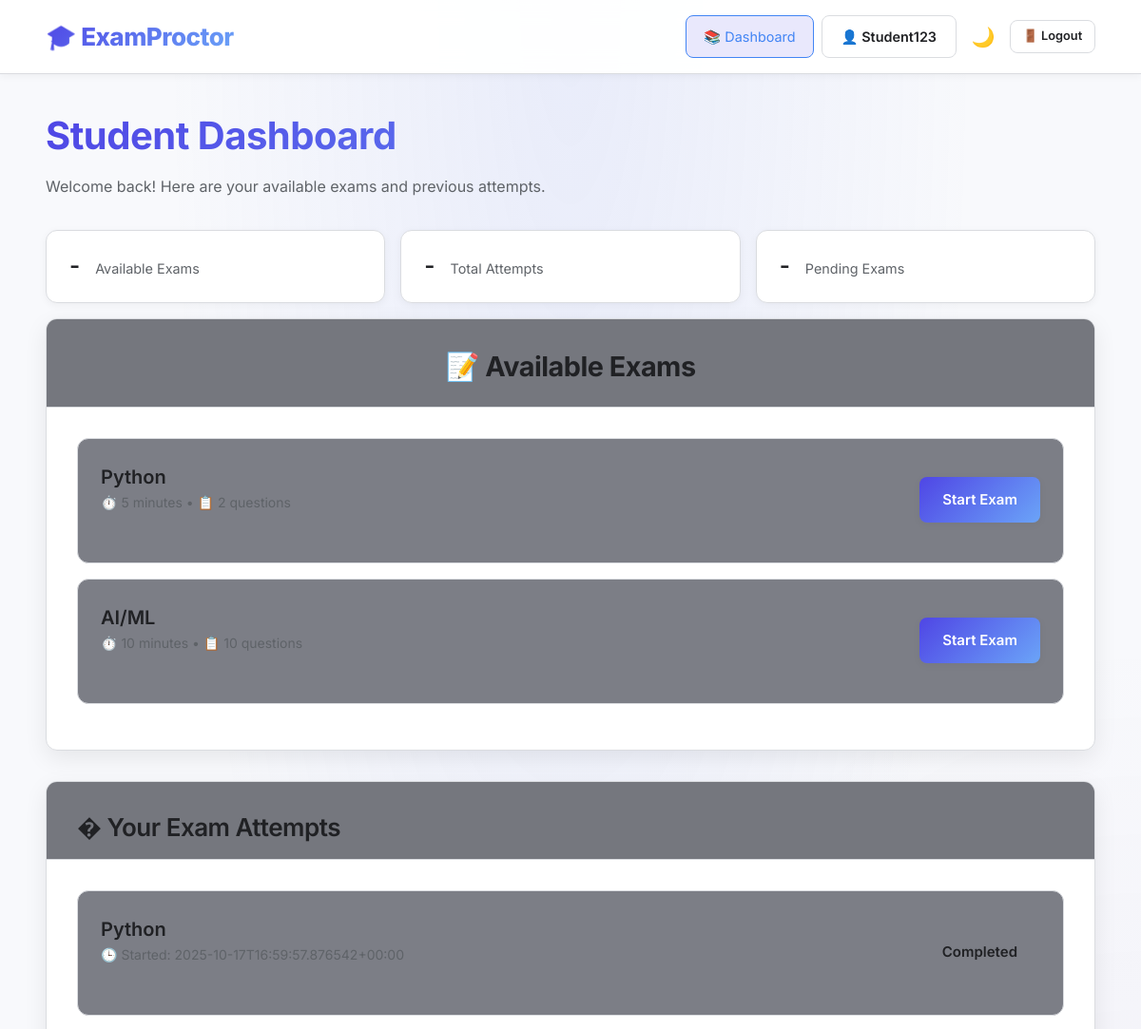
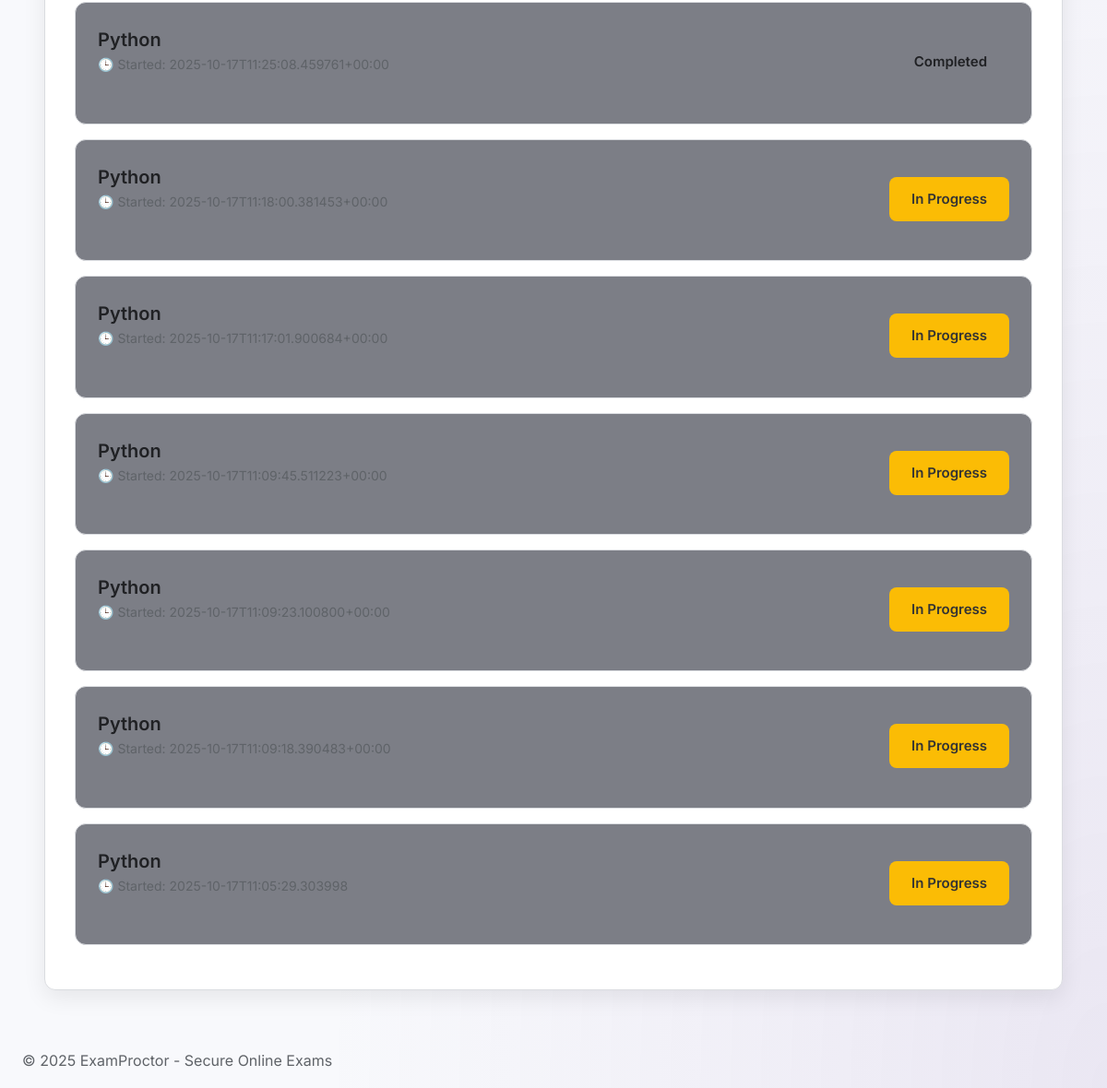
Screenshot of /student (signed in) with the database file from the repository (2 pictures, top to bottom).
### tables this page shows
CREATE TABLE exams (
        id INTEGER PRIMARY KEY AUTOINCREMENT,
        title TEXT NOT NULL,
        duration_minutes INTEGER NOT NULL,
        max_questions INTEGER NOT NULL DEFAULT 50
    );

CREATE TABLE attempts (
        id INTEGER PRIMARY KEY AUTOINCREMENT,
        user_id INTEGER NOT NULL,
        exam_id INTEGER NOT NULL,
        start_time TEXT,
        allowed_until TEXT,
        end_time TEXT,
        score INTEGER,
        submitted INTEGER DEFAULT 0,
        time_exceeded INTEGER DEFAULT 0,
        FOREIGN KEY(user_id) REFERENCES users(id),
        FOREIGN KEY(exam_id) REFERENCES exams(id)
    );

### app.py (the view)
@app.route("/")
@app.route("/student")
def student_dashboard():
    if 'user_id' not in session or session.get('is_admin'):
        return redirect(url_for("login"))
    conn = get_conn(); cur = conn.cursor()
    cur.execute("SELECT * FROM exams")
    exams = cur.fetchall()
    cur.execute("""SELECT a.*, e.title FROM attempts a
                   JOIN exams e ON e.id=a.exam_id
                   WHERE a.user_id=?
                   ORDER BY a.start_time DESC""", (session['user_id'],))
    attempts = cur.fetchall()
    conn.close()
    return render_template("student_dashboard.html", exams=exams, attempts=attempts)

### models.py (called while the page is built)
def get_conn():
    conn = sqlite3.connect(DB)
    conn.row_factory = sqlite3.Row
    return conn

### templates/student_dashboard.html
{% extends "base.html" %}
{% block content %}
<div class="mb-4">
  <h1>Student Dashboard</h1>
  <p>Welcome back! Here are your available exams and previous attempts.</p>
</div>
<div class="stats-grid" id="student-stats" data-role="student">
  <div class="stat-card">
    <div class="stat-value" id="student-total-exams">-</div>
    <div class="stat-label">Available Exams</div>
  </div>
  <div class="stat-card">
    <div class="stat-value" id="student-my-attempts">-</div>
    <div class="stat-label">Total Attempts</div>
  </div>
  <div class="stat-card">
    <div class="stat-value" id="student-pending">-</div>
    <div class="stat-label">Pending Exams</div>
  </div>
</div>
<div class="card mb-4">
  <div class="card-header">
    <h2 class="mb-0">📝 Available Exams</h2>
  </div>
  <div class="card-body">
    {% if exams %}
      <ul class="list">
        {% for e in exams %}
          <li class="list-item">
            <div class="list-item-header">
              <div>
                <div class="list-item-title">{{ e.title }}</div>
                <div class="list-item-meta">
                  ⏱️ {{ e.duration_minutes }} minutes •
                  📋 {{ e.max_questions }} questions
                </div>
              </div>
              <div class="list-item-actions">
                <a href="{{ url_for('start_exam', exam_id=e.id) }}" class="btn primary">
                  Start Exam
                </a>
              </div>
            </div>
          </li>
        {% endfor %}
      </ul>
    {% else %}
      <div class="text-center" style="padding: 2rem;">
        <p style="font-size: 3rem; margin-bottom: 1rem;">📚</p>
        <h3>No Exams Available</h3>
        <p class="small">Check back later for new exams.</p>
      </div>
    {% endif %}
  </div>
</div>
<div class="card">
  <div class="card-header">
    <h3 class="mb-0">� Your Exam Attempts</h3>
  </div>
  <div class="card-body">
    {% if attempts %}
      <ul class="list">
        {% for a in attempts %}
          <li class="list-item">
            <div class="list-item-header">
              <div>
                <div class="list-item-title">{{ a.title }}</div>
                <div class="list-item-meta">
                  🕒 Started: {{ a.start_time }}
                </div>
              </div>
              <div class="list-item-actions">
                {% if a.submitted %}
                  <span class="btn info sm">
                    Completed
                  </span>
                {% else %}
                  <span class="btn warning sm">
                    In Progress
                  </span>
                {% endif %}
              </div>
            </div>
          </li>
        {% endfor %}
      </ul>
    {% else %}
      <div class="text-center" style="padding: 2rem;">
        <p style="font-size: 3rem; margin-bottom: 1rem;">📈</p>
        <h4>No Exam History</h4>
        <p class="small">Your completed exams will appear here.</p>
      </div>
    {% endif %}
  </div>
</div>
{% endblock %}

### static/css/modern-dashboard.css (style rules this page uses)
.stat-card { background: var(--surface); border-radius: var(--border-radius); padding: 1.5rem; box-shadow: var(--shadow-sm); display: flex; align-items: center; gap: 1rem; transition: all 0.3s ease; border: 1px solid var(--border-color); }
.stat-value { font-size: 1.5rem; font-weight: 600; color: var(--text-primary); }
.stat-label { color: var(--text-secondary); font-size: 0.9rem; }

### static/css/auth.css (style rules this page uses)
.card-header { padding: 2rem 2rem 1rem; text-align: center; }
.card-header h2 { font-size: 1.8rem; color: var(--text-primary); margin-bottom: 0.5rem; }
.card-body { padding: 2rem; }

### rows the page displays
exams: title "Python", duration_minutes "5", max_questions "2"
exams: title "AI/ML", duration_minutes "10", max_questions "10"
attempts: title "Python", start_time "2025-10-17T16:59:57.876542+00:00", submitted "Completed"
attempts: title "Python", start_time "2025-10-17T11:25:08.459761+00:00", submitted "Completed"
attempts: title "Python", start_time "2025-10-17T11:18:00.381453+00:00", submitted "In Progress"
attempts: title "Python", start_time "2025-10-17T11:17:01.900684+00:00", submitted "In Progress"
attempts: title "Python", start_time "2025-10-17T11:09:45.511223+00:00", submitted "In Progress"
attempts: title "Python", start_time "2025-10-17T11:09:23.100800+00:00", submitted "In Progress"
attempts: title "Python", start_time "2025-10-17T11:09:18.390483+00:00", submitted "In Progress"
attempts: title "Python", start_time "2025-10-17T11:05:29.303998", submitted "In Progress"

### other values shown
{{ session.username }} "Student123"
